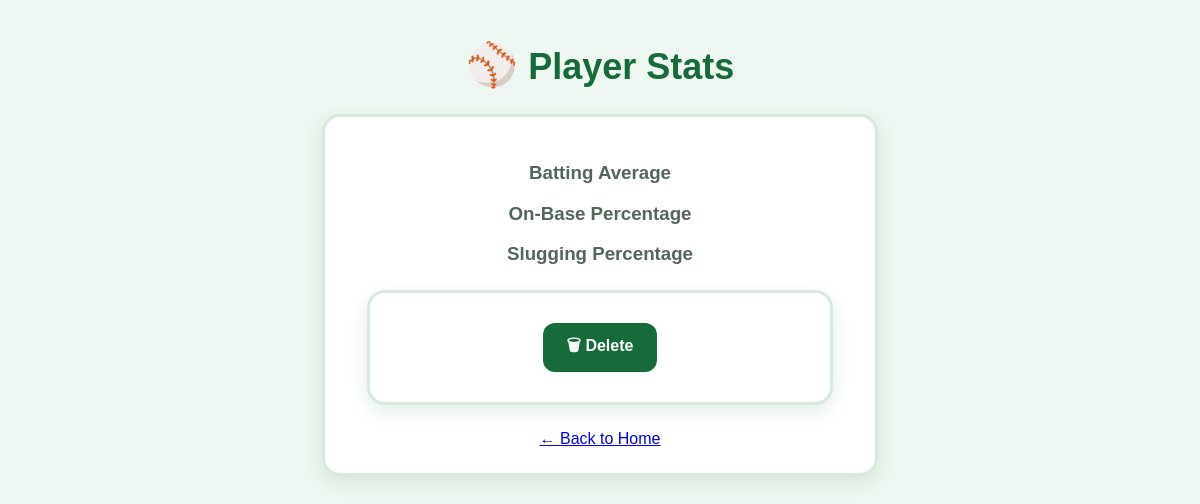
The page /player/14 on the database as committed earlier.
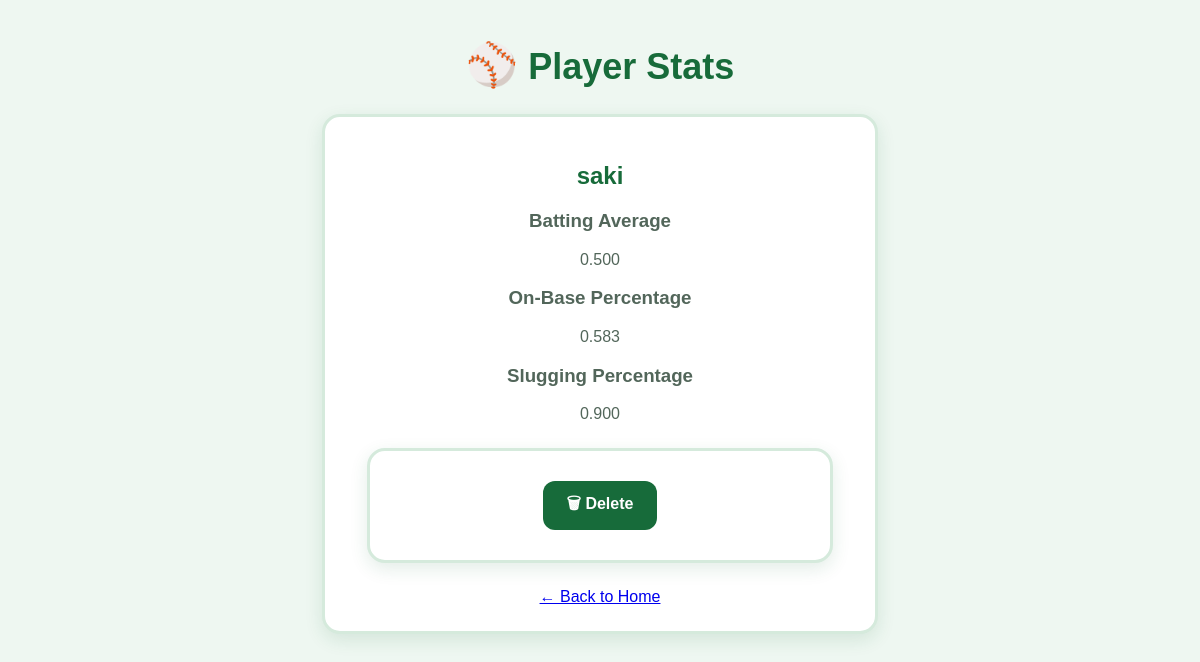
The same page on the database as committed later.
### tables this page shows
CREATE TABLE players(
    id INTEGER PRIMARY KEY AUTOINCREMENT,
    player TEXT,
    average TEXT,
    obp TEXT,
    slg TEXT
    );

### app.py (the view)
@app.route("/player/<int:player_id>")
def player_detail(player_id):
    cursor.execute(
        "SELECT player, average, obp, slg FROM players WHERE id = ?",
        (player_id,)
    )
    player = cursor.fetchone()
    return render_template("player.html", player=player)

### templates/player.html (shortened to what this page needs)
<!DOCTYPE html>
<html lang="en">
<head>
    <link rel="stylesheet" href="{{ url_for('static', filename='style.css') }}">
</head>
<body>
    <h1>⚾ Player Stats</h1>
    <div class="result-card">
        <h2>{{ player[0] }}</h2>
        <h3>Batting Average</h3>
        <p>{{ player[1] }}</p>
        <h3>On-Base Percentage</h3>
        <p>{{ player[2] }}</p>
        <h3>Slugging Percentage</h3>
        <p>{{ player[3] }}</p>
        <form action="/player/{{ request.view_args.player_id }}/delete" method="POST">
            <button type="submit">🗑 Delete</button>
        </form>
        <a href="/">← Back to Home</a>
    </div>
</body>
</html>

### static/style.css (style rules this page uses)
body { font-family: Arial, sans-serif; background-color: #eef7f1; text-align: center; margin:40px; color: #243b2f; }
h1 { color: #176b3a; font-size: 36px; margin-bottom: 10px; }
h1::first-letter { font-size: 42px; }
p { color: #52665a; }
form { background-color: white; max-width: 400px; margin: 25px auto; padding: 30px; border-radius: 18px; border: 3px solid #d5eadc; box-shadow: 0 6px 18px rgba(23, 107, 58, 0.12); }
button { padding: 11px 24px; font-size: 16px; font-weight: bold; color: white; background-color: #176b3a; border: none; border-radius: 12px; cursor: pointer; transition: 0.3s; }
.result-card { background-color: white; max-width: 500px; margin: 25px auto; padding: 25px; border-radius: 18px; border: 3px solid #d5eadc; box-shadow: 0 6px 18px rgba(23, 107, 58, 0.12); }
.result-card h2 { color: #176b3a; }
.result-card h3 { color: #52665a; }

Rows that differ between the two databases and show on the page:
added players: player "saki", average "0.500", obp "0.583", slg "0.900"
